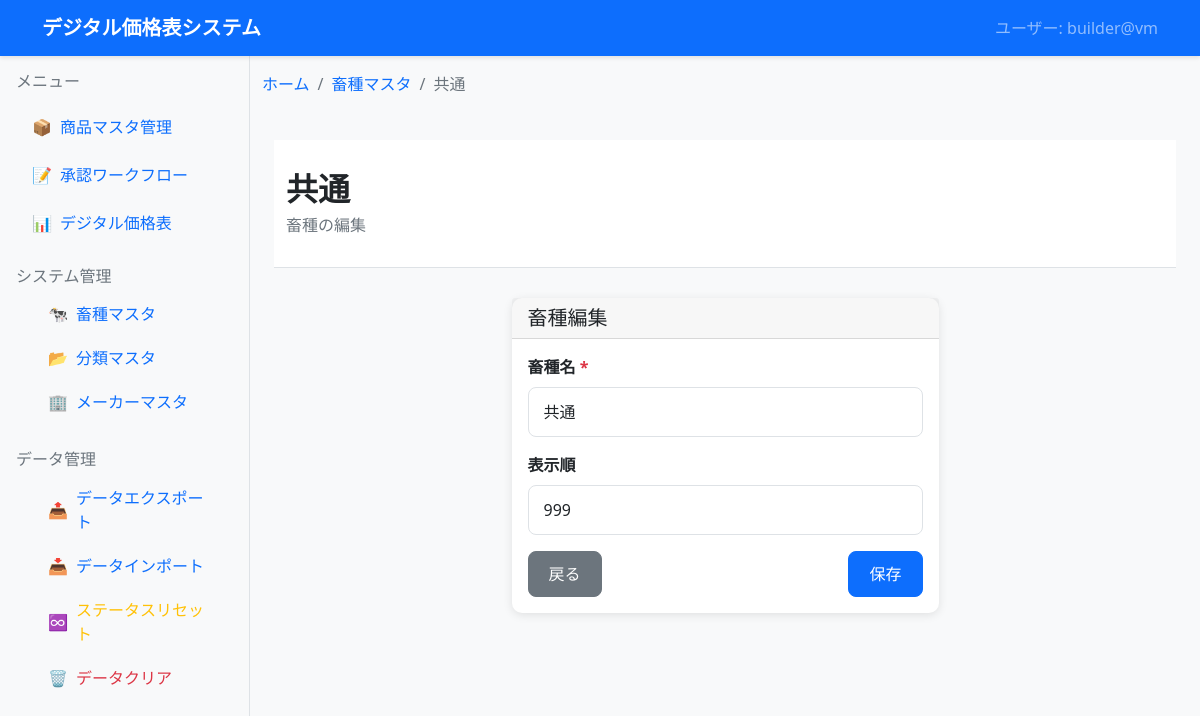
/products/masters/livestock-types/7/edit/, run on the app's committed database.
### dashboard/products_master/models.py (models this page shows, shortened)
class LivestockType(models.Model):
    name = models.CharField('畜種名', max_length=50, unique=True)
    sort_order = models.IntegerField('表示順', default=0)
    is_active = models.BooleanField('有効', default=True)
    created_at = models.DateTimeField('作成日時', auto_now_add=True)
    updated_at = models.DateTimeField('更新日時', auto_now=True)
    class Meta:
        verbose_name = '畜種マスタ'
        verbose_name_plural = '畜種マスタ'
        ordering = ['sort_order', 'name']

### dashboard/products_master/master_views.py (the view, shortened to what this page needs)
# urls.py: path('masters/livestock-types/<int:pk>/edit/', master_views.livestock_type_edit, name='livestock_type_edit'),
def livestock_type_edit(request, pk):
    livestock_type = get_object_or_404(LivestockType, pk=pk)
    context = {
        'current_user': get_current_user(),
        'livestock_type': livestock_type,
        'breadcrumbs': get_breadcrumbs('livestock_type_edit', livestock_type_name=livestock_type.name)
    }
    return render(request, 'products_master/livestock_type_form.html', context)

### digital_pricelist_system/utils.py (called while the page is built)
def get_current_user():
    try:
        username = getpass.getuser()
        hostname = socket.gethostname()
        return f"{username}@{hostname}"
    except Exception as e:
        print(f"ユーザ情報取得エラー: {e}")
        return "unknown@unknown"

### templates/products_master/livestock_type_form.html (shortened to what this page needs)
{% extends 'base.html' %}
{% block breadcrumb %}
    {% include 'components/breadcrumb.html' with breadcrumbs=breadcrumbs %}
{% endblock %}
{% block content %}
    {% include 'components/page_header.html' with page_title=livestock_type.name|default:"新規畜種" page_subtitle="畜種の編集" %}
    <div class="container main-content">
        <div class="row justify-content-center">
            <div class="col-md-6">
                <div class="card">
                    <div class="card-header">
                        <h5 class="mb-0">{% if livestock_type %}畜種編集{% else %}畜種新規作成{% endif %}</h5>
                    </div>
                    <div class="card-body">
                        <form method="post">
                            <div class="mb-3">
                                <label for="name" class="form-label">畜種名 <span class="text-danger">*</span></label>
                                <input type="text" class="form-control" id="name" name="name" value="{{ livestock_type.name|default:'' }}" required>
                            </div>
                            <div class="mb-3">
                                <label for="sort_order" class="form-label">表示順</label>
                                <input type="number" class="form-control" id="sort_order" name="sort_order" value="{{ livestock_type.sort_order|default:0 }}">
                            </div>
                            <div class="d-flex justify-content-between">
                                <a href="{% url 'products_master:livestock_type_list' %}" class="btn btn-secondary">戻る</a>
                                <button type="submit" class="btn btn-primary">保存</button>
                            </div>
                        </form>
                    </div>
                </div>
            </div>
        </div>
    </div>
{% endblock %}

### templates/components/breadcrumb.html
{% if breadcrumbs %}
<div class="container mt-3">
    <nav aria-label="breadcrumb">
        <ol class="breadcrumb">
            <li class="breadcrumb-item">
                <a href="{% url 'dashboard' %}">ホーム</a>
            </li>
            {% for crumb in breadcrumbs %}
                {% if forloop.last %}
                    <li class="breadcrumb-item active" aria-current="page">{{ crumb.title }}</li>
                {% else %}
                    <li class="breadcrumb-item">
                        <a href="{{ crumb.url }}">{{ crumb.title }}</a>
                    </li>
                {% endif %}
            {% endfor %}
        </ol>
    </nav>
</div>
{% endif %}

### templates/components/page_header.html (shortened to what this page needs)
<div class="page-header">
    <div class="container">
        <div class="row align-items-center">
            <div class="col">
                <h1 class="page-title">{{ page_title }}</h1>
                {% if page_subtitle %}
                    <p class="page-subtitle">{{ page_subtitle }}</p>
                {% endif %}
            </div>
        </div>
    </div>
</div>

### static/css/common.css (style rules this page uses)
:root { --primary-color: #0d6efd; --secondary-color: #6c757d; --success-color: #198754; --info-color: #0dcaf0; --warning-color: #ffc107; --danger-color: #dc3545; --light-color: #f8f9fa; --dark-color: #212529; }
body { font-family: 'Segoe UI', Tahoma, Geneva, Verdana, sans-serif; background-color: var(--light-color); }
.card { border: none; box-shadow: 0 2px 10px rgba(0,0,0,0.1); border-radius: 10px; }
.btn { border-radius: 8px; font-weight: 500; padding: 10px 20px; }
.btn-primary { background-color: var(--primary-color); border-color: var(--primary-color); }
.form-control { border-radius: 8px; border: 1px solid #dee2e6; padding: 12px 15px; }
.form-label { font-weight: 600; color: var(--dark-color); margin-bottom: 8px; }
.page-header { background: white; padding: 30px 0; margin-bottom: 30px; border-bottom: 1px solid #dee2e6; }
.page-title { font-size: 2rem; font-weight: 600; color: var(--dark-color); margin: 0; }
.page-subtitle { color: var(--secondary-color); margin: 5px 0 0 0; }
.breadcrumb { background: transparent; padding: 0; margin-bottom: 20px; }
.breadcrumb-item a { color: var(--primary-color); text-decoration: none; }
.breadcrumb-item.active { color: var(--secondary-color); }

### data on the page
LivestockType: title "共通", name "共通", sort_order "999"

### other printed values
{{ current_user }} "builder@vm"
{{ crumb.title }} "畜種マスタ"
{{ page_subtitle }} "畜種の編集"
